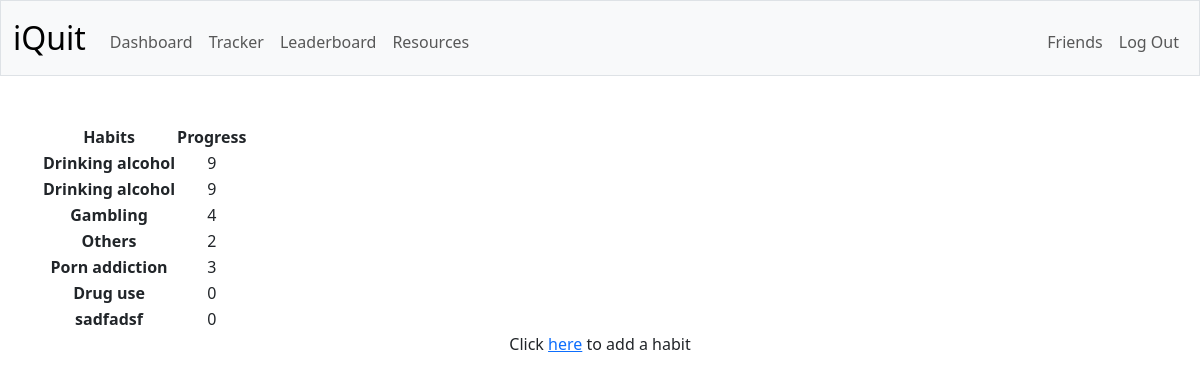
The page /dashboard (signed in) on the database as committed earlier.
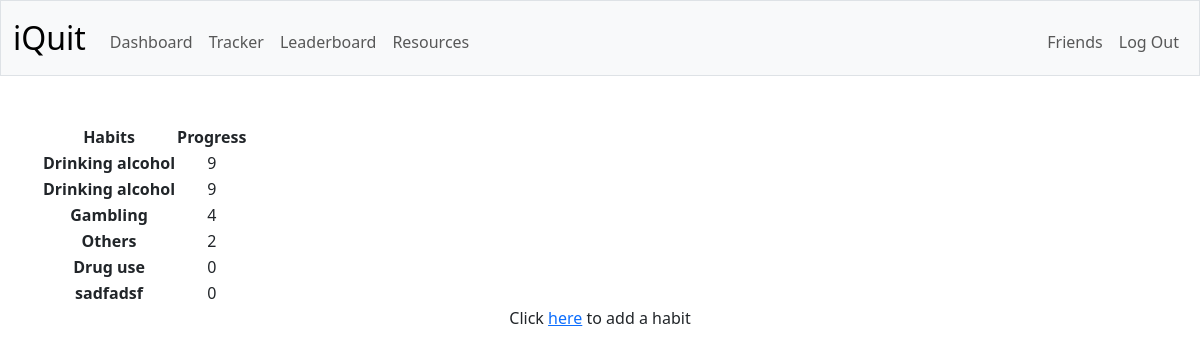
The same page on the database as committed later.
### tables this page shows
CREATE TABLE habits (
    user_id INTEGER NOT NULL,
    habit TEXT NOT NULL,
    start_time NUMERIC NOT NULL,
    enter_time NUMERIC NOT NULL,
    streak INTEGER,
    FOREIGN KEY(user_id) REFERENCES users(id)
);

### app.py (the view)
@app.route("/dashboard")
@login_required
def dashboard():
    habits = db.execute(
        "SELECT * FROM habits\
                        WHERE user_id = ?",
        session["user_id"],
    )
    return render_template("dashboard.html", habits=habits)

### app.py (called while the page is built)
@app.after_request
def after_request(response):
    response.headers["Cache-Control"] = "no-cache, no-store, must-revalidate"
    response.headers["Expires"] = 0
    response.headers["Pragma"] = "no-cache"
    return response

### helpers.py (called while the page is built)
def login_required(f):
    @wraps(f)
    def decorated_function(*args, **kwargs):
        if session.get("user_id") is None:
            return redirect("/login")
        return f(*args, **kwargs)
    return decorated_function

### templates/dashboard.html (shortened to what this page needs)
{% extends "layout.html" %}
{% block main %}
    <table>
        <thead>
            <tr>
                <th>Habits</th>
                <th>Progress</th>
            </tr>
        </thead>
        <tbody>
            {% for habit in habits %}
            <tr>
                <th>{{ habit.habit }}</th>
                <td>
                    {{ habit.streak }}
                </td>
            </tr>
            {% endfor %}
        </tbody>
    </table>
    <p>Click <a href="/add">here</a> to add a habit</p>
{% endblock %}

### templates/layout.html (shortened to what this page needs)
<!DOCTYPE html>
<html lang="en">
    <head>
        <link href="https://cdn.jsdelivr.net/npm/bootstrap@5.3.2/dist/css/bootstrap.min.css" rel="stylesheet">
        <link href="/static/styles.css" rel="stylesheet">
    </head>
    <body>
        <nav class="bg-light border navbar navbar-expand-md navbar-light">
            <div class="container-fluid">
                <a class="navbar-brand" href="/">iQuit</a>
                <div class="collapse navbar-collapse" id="navbar">
                    {% if session["user_id"] %}
                        <ul class="navbar-nav me-auto mt-2">
                            <li class="nav-item"><a class="nav-link" href="/dashboard">Dashboard</a></li>
                            <li class="nav-item"><a class="nav-link" href="/tracker">Tracker</a></li>
                            <li class="nav-item"><a class="nav-link" href="/leaderboard">Leaderboard</a></li>
                            <li class="nav-item"><a class="nav-link" href="/resources">Resources</a></li>
                        </ul>
                        <ul class="navbar-nav ms-auto mt-2">
                            <li class="nav-item"><a class="nav-link" href="/friends">Friends</a></li>
                            <li class="nav-item"><a class="nav-link" href="/logout">Log Out</a></li>
                        </ul>
                    {% else %}
                        <ul class="navbar-nav ms-auto mt-2">
                            <li class="nav-item"><a class="nav-link" href="/register">Register</a></li>
                            <li class="nav-item"><a class="nav-link" href="/login">Log In</a></li>
                        </ul>
                    {% endif %}
                </div>
            </div>
        </nav>
        <main class="container py-5 text-center">
            {% block main %}{% endblock %}
        </main>
    </body>
</html>

### static/styles.css (style rules this page uses)
nav .navbar-brand { font-size: xx-large; }

Rows that differ between the two databases and show on the page:
removed habits: habit "Porn addiction", streak "3"
